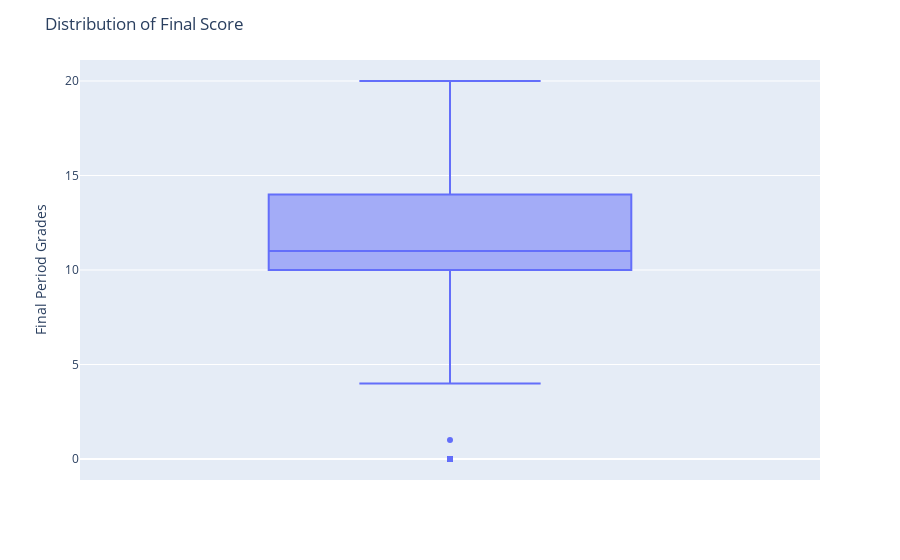

The cell this chart's notebook holds for it:
### Code cell
# create a boxplot of final grades to identify outliers
fig = px.box(df, y='G3')

# set the title and axis labels of the chart
fig.update_layout(title='Distribution of Final Score',
                  xaxis_title='',
                  yaxis_title='Final Period Grades')

# display the chart
fig.show()

### Figure 1 — Plotly figure (JSON) as saved in the notebook; plotly's stock layout.template omitted (floating-point values rounded to 4 significant figures; data arrays with more than 128 entries replaced by an {"elided": "..."} marker saying what was removed)
{"data": [{"alignmentgroup": "True", "hovertemplate": "G3=%{y}<extra></extra>", "legendgroup": "", "marker": {"color": "#636efa"}, "name": "", "notched": false, "offsetgroup": "", "orientation": "v", "showlegend": false, "type": "box", "x0": " ", "xaxis": "x", "y": {"elided": "1044 int values"}, "y0": " ", "yaxis": "y"}], "layout": {"boxmode": "group", "legend": {"tracegroupgap": 0}, "margin": {"t": 60}, "title": {"text": "Distribution of Final Score"}, "xaxis": {"anchor": "y", "domain": [0, 1], "title": {"text": ""}}, "yaxis": {"anchor": "x", "domain": [0, 1], "title": {"text": "Final Period Grades"}}}}
